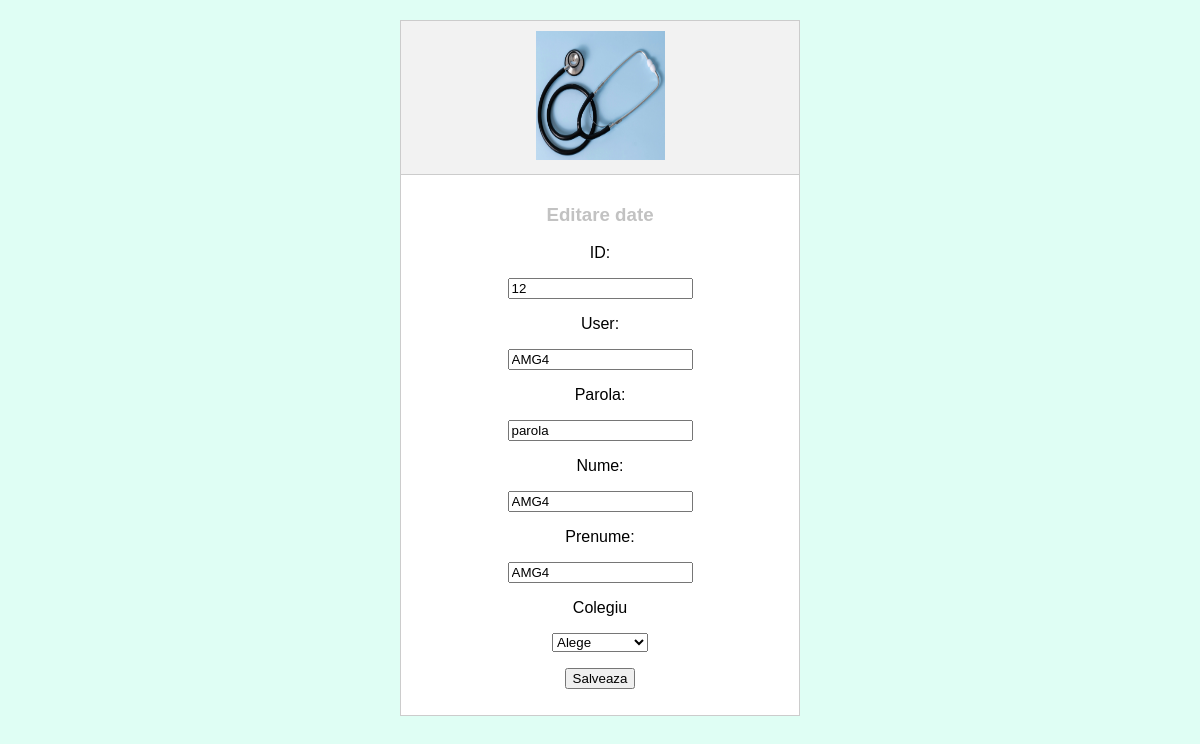
Page /admin/user/12/edit on the committed database.
### tables this page shows
CREATE TABLE medici (
id INTEGER PRIMARY KEY AUTOINCREMENT,
user VARCHAR(127) NOT NULL,
parola VARCHAR(10) NOT NULL,
nume VARCHAR(127) NOT NULL,
prenume VARCHAR(127) NOT NULL,
colegiu VARCHAR(127) NOT NULL);

### vechi/mediciNEFOLOSIT.py (the view)
@app.route('/admin/user/<int:id>/edit')
def edit_user(id):
    connection = sqlite3.connect('BD/medici.db')
    cursor = connection.cursor()
    sql_script = f"SELECT * FROM medici WHERE id = {id}"
    cursor.execute(sql_script)
    connection.commit()
    rows = cursor.fetchall()
    connection.close()
    out = 0
    for row in rows:
        print(row)
        out = row
        id, user, parola, nume, prenume, colegiu = row
    return render_template('user/edit.html', user=out)

### templates/user/edit.html (shortened to what this page needs)
<!doctype html>
<head>
</head>
<body bgcolor="dffef4">
<table align="center" width="400" bgcolor="ffffff">
     <tr>
        <th><img src="/static/m-stet.jpg" width="129" height="129" alt="poza_med" longdesc="http://poza_med" /></th>
    </tr>
    <tr>
    <td width="200" align="center">
        <h3 color="c2c2c2">Editare date</h3>
    <form action="/update_user" method="POST">
        <p>ID: </p><p><input type=text name=id value="{{user[0]}}"></p>
        <p>User: </p><p><input type=text name=user value="{{user[1]}}"></p>
        <p>Parola:</p> <p><input type=text name=parola  value="{{user[2]}}"></p>
        <p>Nume: </p><p><input type=text name=nume  value="{{user[3]}}"></p>
    <p>Prenume: </p><p><input type=text name=prenume  value="{{user[4]}}"></p>
        <p><label for="colegiu">Colegiu</label></p>
        <p><select name="colegiu"  value="{{user[5]}}" id="colegiu">
            <option value="-">Alege</option>
        </select></p>
    <p><input type=submit value=Salveaza></p>
           </form>
    </td>
    </tr>
</table>
</body>

### templates/user/edit.html (style rules this page uses)
body { font-family: Arial, sans-serif; background-color: #dffef4; }
table { width: 400px; margin: 20px auto; border-collapse: collapse; background-color: #ffffff; }
th, td { border: 1px solid #ccc; padding: 10px; text-align: center; }
th { background-color: #f2f2f2; }
h3 { color: #c2c2c2; }

### rows in the picture
medici: id "12", user "AMG4", parola "parola", nume "AMG4", prenume "AMG4", colegiu "Alege"
